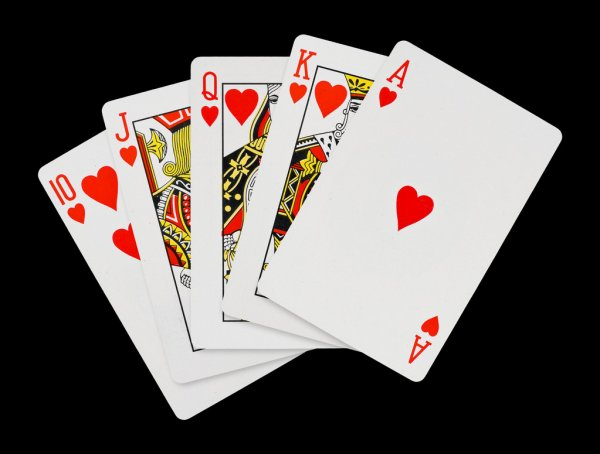
#> input picture card.jpg, 600 x 454 px
$ python read05.py
#> lines starting #> are read from the running program, lines starting #| are printed output that depends on the picture
import cv2 as cv
import numpy as np
#warping perspective

img = cv.imread('card.jpg')
#> img is the input picture: shape (454, 600, 3); mean B, G, R 92.3, 95.5, 102.8

width, height = 250,350
pt1 = np.float32([[403,41],[563,136],[259,287],[420,382]])
pt2 = np.float32([[0,0],[width,0],[0,height],[width,height]])
mat = cv.getPerspectiveTransform(pt1,pt2)
outimg = cv.warpPerspective(img,mat,(width,height))
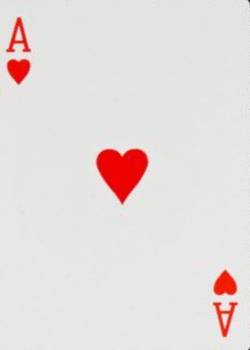
#> outimg: shape (350, 250, 3); mean B, G, R 219, 220.9, 229.5

cv.imshow('cards',img)
cv.imshow('warpped card',outimg)
cv.waitKey(0)

$ run again, with face.jpg copied over card.jpg
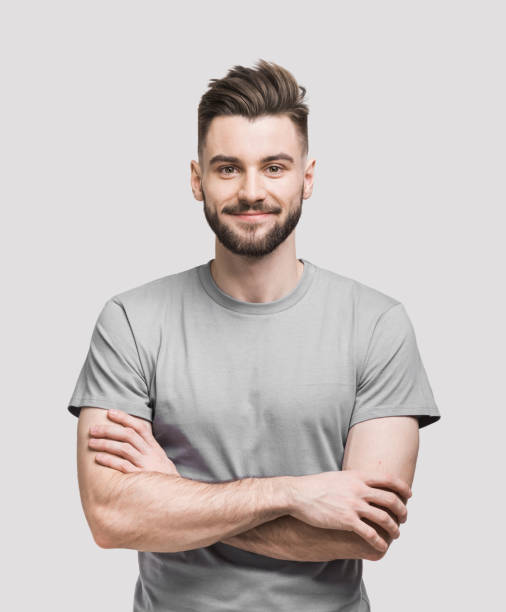
#> input picture face.jpg, 506 x 612 px
#> img is the input picture: shape (612, 506, 3); mean B, G, R 194.4, 196.1, 203.3
#> `outimg = cv.warpPerspective(img,mat,(width,height))`:
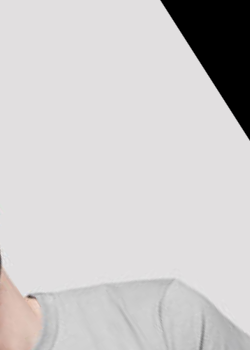
#> outimg: shape (350, 250, 3); mean B, G, R 203, 202.6, 204.9
